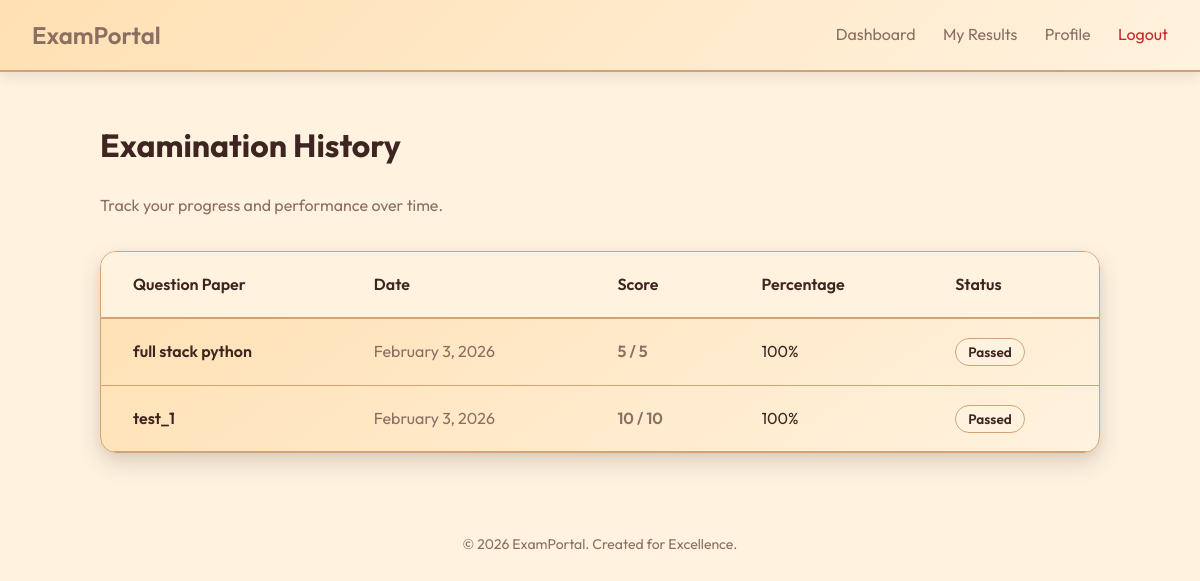
Screenshot of /results/ (signed in) with the database file from the repository.
### test_app/models.py (models this page shows, shortened)
class Result(models.Model):
    student = models.ForeignKey(User, on_delete=models.CASCADE)
    paper = models.ForeignKey(QuestionPaper, on_delete=models.CASCADE, null=True)
    marks = models.PositiveIntegerField()
    total_marks = models.PositiveIntegerField(default=0)
    date = models.DateTimeField(auto_now_add=True)

class QuestionPaper(models.Model):
    title = models.CharField(max_length=200)
    description = models.TextField(blank=True)
    created_at = models.DateTimeField(auto_now_add=True)

### test_app/views.py (the view)
# urls.py: path('results/', views.view_results, name='view_results'),
@login_required
def view_results(request):
    results = Result.objects.filter(student=request.user).order_by('-date')
    return render(request, 'test_app/results_list.html', {'results': results})

### test_app/templates/test_app/results_list.html (shortened to what this page needs)
{% extends 'test_app/base.html' %}
{% block content %}
<div style="margin-bottom: 2rem;">
    <h1>Examination History</h1>
    <p style="color: var(--text-light);">Track your progress and performance over time.</p>
</div>
{% if results %}
<div class="card" style="padding: 0; overflow: hidden;">
    <table style="width: 100%; border-collapse: collapse; text-align: left;">
        <thead>
            <tr style="background: var(--ivory); color: var(--text); border-bottom: 2px solid var(--accent);">
                <th style="padding: 1.25rem 2rem; font-weight: 600;">Question Paper</th>
                <th style="padding: 1.25rem 2rem; font-weight: 600;">Date</th>
                <th style="padding: 1.25rem 2rem; font-weight: 600;">Score</th>
                <th style="padding: 1.25rem 2rem; font-weight: 600;">Percentage</th>
                <th style="padding: 1.25rem 2rem; font-weight: 600;">Status</th>
            </tr>
        </thead>
        <tbody>
            {% for res in results %}
            <tr style="border-bottom: 1px solid var(--accent);">
                <td style="padding: 1.25rem 2rem; font-weight: 600;">{{ res.paper.title|default:"General Quiz" }}</td>
                <td style="padding: 1.25rem 2rem; color: var(--text-light);">{{ res.date|date:"F j, Y" }}</td>
                <td style="padding: 1.25rem 2rem; font-weight: 600; color: var(--primary);">
                    {{ res.marks }} / {{ res.total_marks|default_if_none:"N/A" }}
                </td>
                <td style="padding: 1.25rem 2rem;">
                    {% if res.total_marks %}
                    {% widthratio res.marks res.total_marks 100 %}%
                    {% else %}
                    N/A
                    {% endif %}
                </td>
                <td style="padding: 1.25rem 2rem;">
                    <span
                        style="background: var(--ivory); color: var(--text); padding: 0.25rem 0.75rem; border-radius: 1rem; font-size: 0.85rem; font-weight: 600; border: 1px solid var(--accent);">Passed</span>
                </td>
            </tr>
            {% endfor %}
        </tbody>
    </table>
</div>
{% else %}
<div class="card" style="text-align: center; padding: 4rem 2rem;">
    <p style="color: var(--text-light); font-size: 1.1rem; margin-bottom: 1.5rem;">You haven't taken any examinations
        yet.</p>
    <a href="{% url 'student_dashboard' %}" class="btn btn-primary">Take Your First Test</a>
</div>
{% endif %}
{% endblock %}

### test_app/templates/test_app/base.html (style rules this page uses)
:root { --primary: #8C6E63; --primary-hover: #6D4C41; --bg: #FFF2DF; --card-bg: #FFE0B2; --text: #3E2522; --text-light: #8C6E63; --accent: #D3A376; --danger: #C62828; --dark-brown: #3E2522; --taupe: #8C6E63; --warm-tan: #D3A376; --light-peach: #FFE0B2; --ivory: #FFF2DF; }
body { font-family: 'Outfit', sans-serif; background-color: var(--bg); color: var(--text); margin: 0; padding: 0; line-height: 1.6; }
.card { background: linear-gradient(145deg, var(--card-bg) 0%, var(--ivory) 100%); border-radius: 1rem; padding: 2.5rem; box-shadow: 0 10px 25px rgba(62, 37, 34, 0.15), 0 4px 10px rgba(140, 110, 99, 0.1); border: 1px solid var(--accent); transition: transform 0.3s ease, box-shadow 0.3s ease; }

### rows the page displays
Result: paper "full stack python", date "February 3, 2026", marks "5", total_marks "5", marks+total_marks "100"
Result: paper "test_1", date "February 3, 2026", marks "10", total_marks "10", marks+total_marks "100"
